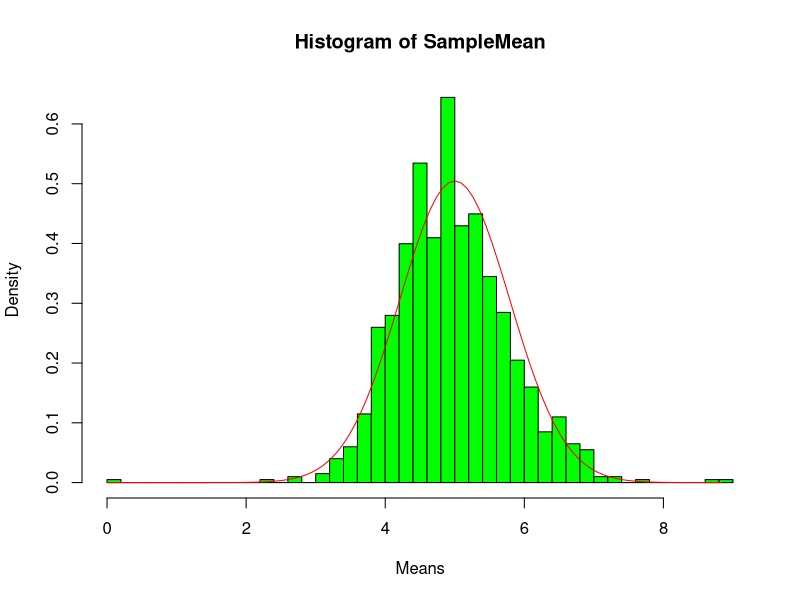
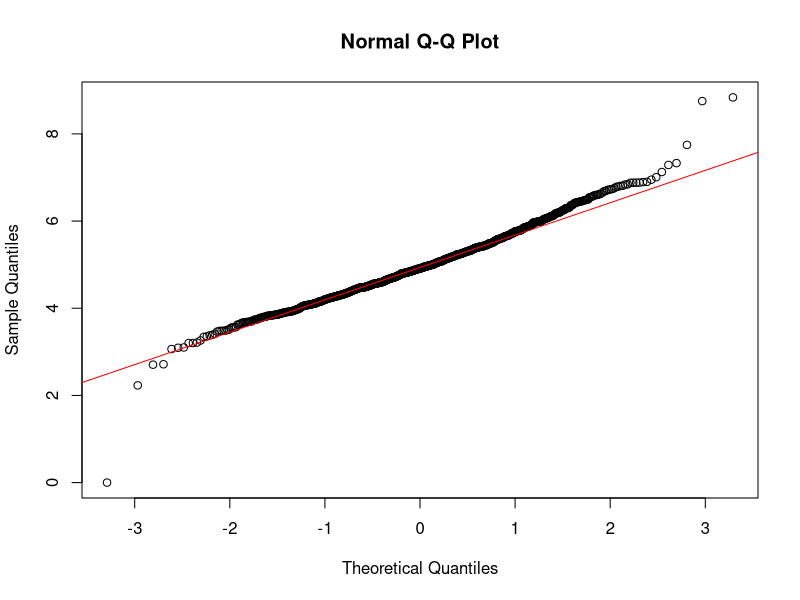

Here is the R script that generated these plots, in order:
## ---- chunk 1

set.seed(777)
n <- 40
Lambda <- 0.2
Simulations <- 1000

## ---- chunk 2

SampleMean <- 0

#For,this will create our n means from the rexp funtion.

for(i in 1:Simulations) {
  SampleMean <- c(SampleMean, mean(rexp(n, Lambda)))
  
}

mean(SampleMean)
## ---- chunk 3
Variance <- var(SampleMean)

Variance
## ---- chunk 4

hist(SampleMean, breaks = n, prob = T, col = "green", xlab = "Means")
x <- seq(min(SampleMean), max(SampleMean), length = 100)
lines(x, dnorm(x, mean = 1/Lambda, sd = (1/Lambda/sqrt(n))), pch = 25, col = "Red")


## ---- chunk 5
qqnorm(SampleMean)
qqline(SampleMean, col = "Red")
